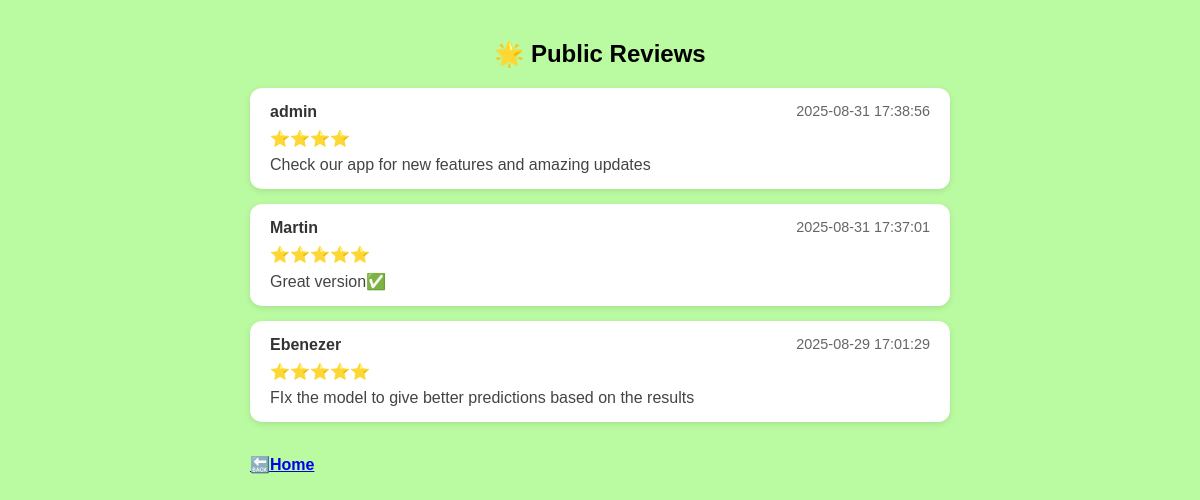
The app's page /reviews with its own data.
### tables this page shows
CREATE TABLE app_reviews (
    id INTEGER PRIMARY KEY AUTOINCREMENT,
    reviewer_id INTEGER NOT NULL,
    rating INTEGER NOT NULL CHECK(rating BETWEEN 1 AND 5),
    comment TEXT,
    created_at TIMESTAMP DEFAULT CURRENT_TIMESTAMP, status TEXT DEFAULT 'pending',
    FOREIGN KEY (reviewer_id) REFERENCES users (id)
     );

CREATE TABLE users (
    id INTEGER PRIMARY KEY AUTOINCREMENT,
    username TEXT NOT NULL,
    email TEXT NOT NULL,
    password TEXT NOT NULL
    , is_admin INTEGER DEFAULT 0);

### app.py (the view)
@app.route("/reviews")
def public_reviews():
    conn = get_db_connection()
    conn.row_factory = sqlite3.Row
    reviews = conn.execute("""
        SELECT users.username, app_reviews.rating, app_reviews.comment, app_reviews.created_at
        FROM app_reviews
        JOIN users ON app_reviews.reviewer_id = users.id
        WHERE app_reviews.status = 'approved'
        ORDER BY app_reviews.created_at DESC
    """).fetchall()
    conn.close()
    prev_page= request.referrer
    return render_template("public_reviews.html", reviews=reviews,prev_page=prev_page)

### app.py (called while the page is built)
def get_db_connection():
    conn=sqlite3.connect(DATABASE)
    conn.row_factory=sqlite3.Row
    return conn

@app.before_request
def save_last_page():
    if request.endpoint not in ("login", "logout", "register", "static", "home"):
        session["prev_page"] = request.path

@app.context_processor
def inject_user_role():
    return dict(is_admin=session.get("is_admin"))

### templates/public_reviews.html (shortened to what this page needs)
<!DOCTYPE html>
<html>
<head>
</head>
<body style="background:rgb(186, 250, 160)">
    <div class="container">
        <h2 style="color:black"><strong>🌟 Public Reviews</strong></h2>
        {% if reviews %}
            {% for r in reviews %}
            <div class="review-card">
                <div class="review-header">
                    <span class="username">{{ r['username'] }}</span>
                    <span class="date">{{ r['created_at'] }}</span>
                </div>
                <div class="rating">
                    {% for i in range(r['rating']) %}⭐{% endfor %}
                </div>
                <div class="comment">{{ r['comment'] or "No comment" }}</div>
            </div>
            {% endfor %}
        {% else %}
            <p>No reviews yet.</p>
        {% endif %}
        <br>
        {% if session.get("user_id") and prev_page %}
           <a href="{{ prev_page }}">⬅️<strong>BACK</strong></a>
        {% else %}
              <a href="{{ url_for('home') }}">🔙<strong>Home</strong></a>
        {% endif %}
    </div>
</body>
</html>

### templates/public_reviews.html (style rules this page uses)
body { font-family: Arial, sans-serif; background: #f4f6f8; margin: 0; padding: 20px; }
.container { max-width: 700px; margin: auto; }
h2 { color: #1976d2; text-align: center; margin-bottom: 20px; }
.review-card { background: white; padding: 15px 20px; border-radius: 12px; margin-bottom: 15px; box-shadow: 0 2px 6px rgba(0,0,0,0.1); }
.review-header { display: flex; justify-content: space-between; margin-bottom: 8px; }
.username { font-weight: bold; color: #333; }
.date { font-size: 0.9em; color: #666; }
.rating { color: #ff9800; margin-bottom: 8px; }
.comment { font-size: 1em; color: #444; }

### records on screen
app_reviews: username "admin", created_at "2025-08-31 17:38:56", comment "Check our app for new features and amazing updates"
app_reviews: username "Martin", created_at "2025-08-31 17:37:01", comment "Great version✅"
app_reviews: username "Ebenezer", created_at "2025-08-29 17:01:29", comment "FIx the model to give better predictions based on the results"
